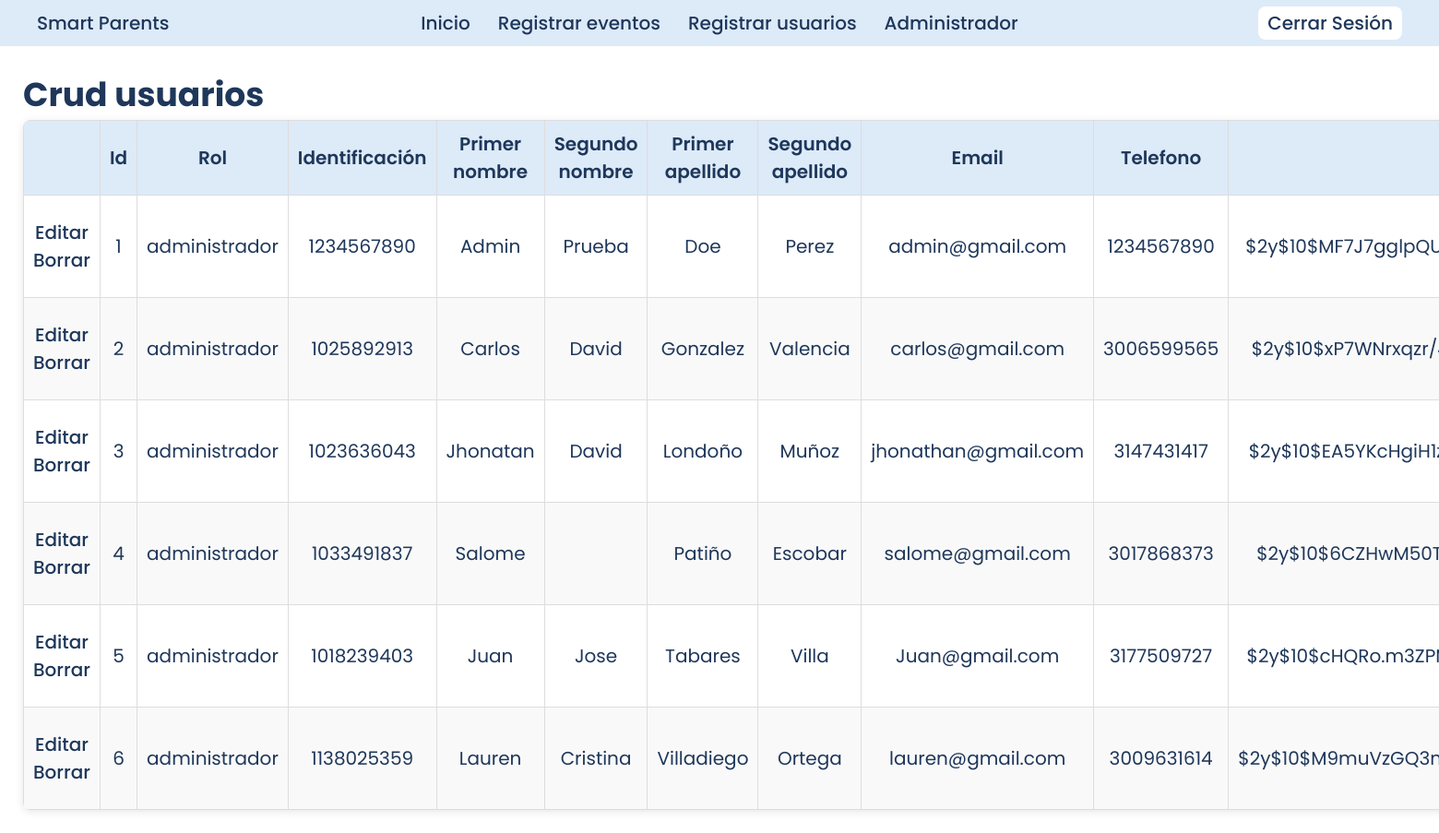
Before: /views/crud/usuarios/crud_usuarios.php (signed in) with the older database file.
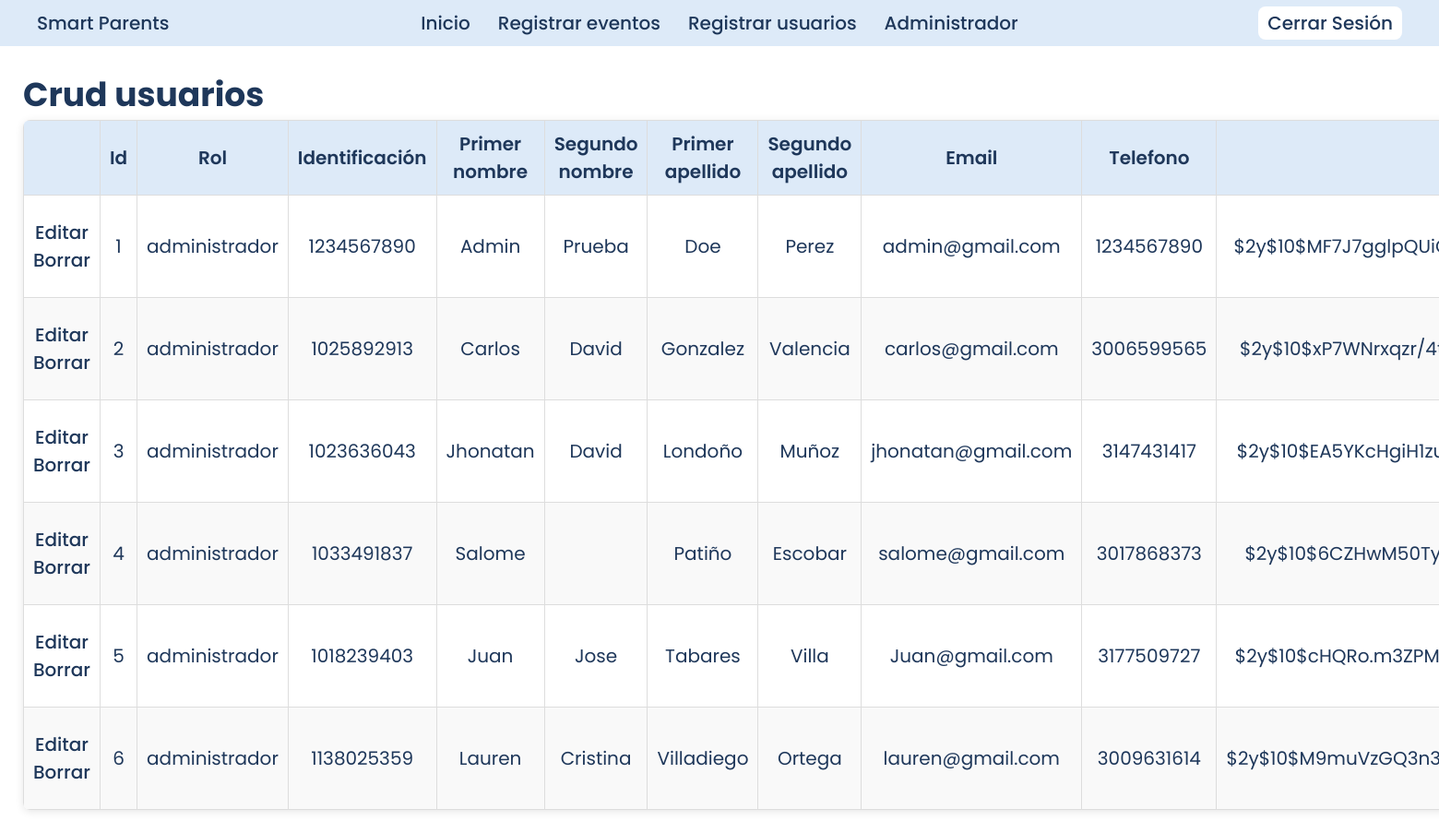
After: the same page with the newer database file.
### tables this page shows
CREATE TABLE usuarios (
    id_usuario INT AUTO_INCREMENT PRIMARY KEY,
    rol ENUM('estudiante', 'profesor', 'administrador') NOT NULL,
    identificacion VARCHAR(10) UNIQUE NOT NULL,
    nombre1 VARCHAR(30) NOT NULL,
    nombre2 VARCHAR(30) NULL,
    apellido1 VARCHAR(30) NOT NULL,
    apellido2 VARCHAR(30) NULL,
    email VARCHAR(100) UNIQUE NULL,
    telefono VARCHAR (10) NOT NULL,
    password VARCHAR(255) NOT NULL,
    asignatura ENUM('Administración', 'Matematicas', 'Español', 'Quimica', 'C.Sociales') NULL,
    created_at TIMESTAMP DEFAULT CURRENT_TIMESTAMP,
    updated_at TIMESTAMP DEFAULT CURRENT_TIMESTAMP
);

### actions/usuarios/crud_usuarios.php (called while the page is built)
<?php
    include $_SERVER['DOCUMENT_ROOT'] . '/smart-parents/config/db_config.php';
    $stmt = $conexion->prepare("SELECT * FROM usuarios ORDER BY id_usuario");
    $stmt->execute();
    $resultado = $stmt->get_result();
?>

### views/crud/usuarios/crud_usuarios.php (the view, shortened to what this page needs)
<?php
    $rol = $_SESSION['rol'];
?>
<!DOCTYPE html>
<html lang="en">
<head>
    <link rel="stylesheet" href="/smart-parents/assets/css/style.css">
</head>
<body>
    <?php include $_SERVER['DOCUMENT_ROOT'] . '/smart-parents/includes/dashboard_header.php'; ?>
    <main>
        <h1>Crud usuarios</h1>
        <table class="tabla">
            <thead>
                <tr>
                    <th></th>
                    <th>Id</th>
                    <th>Rol</th>
                    <th>Identificación</th>
                    <th>Primer nombre</th>
                    <th>Segundo nombre</th>
                    <th>Primer apellido</th>
                    <th>Segundo apellido</th>
                    <th>Email</th>
                    <th>Telefono</th>
                    <th>Contraseña</th>
                </tr>
            </thead>
            <tbody>
                <?php include $_SERVER['DOCUMENT_ROOT'] . '/smart-parents/actions/usuarios/crud_usuarios.php'; ?>
                <?php while ($row = $resultado->fetch_assoc()) { ?>
                    <tr>
                        <td>
                            <a href="/smart-parents/views/crud/usuarios/editar_usuarios.php?id=<?=$row['id_usuario']?>">Editar</a>
                            <a href="/smart-parents/views/crud/usuarios/borrar_usuarios.php?id=<?=$row['id_usuario']?>">Borrar</a>
                        </td>
                        <td><?= $row['id_usuario']; ?></td>
                        <td><?= $row['rol']; ?></td>
                        <td><?= $row['identificacion']; ?></td>
                        <td><?= $row['nombre1']; ?></td>
                        <td><?= $row['nombre2']; ?></td>
                        <td><?= $row['apellido1']; ?></td>
                        <td><?= $row['apellido2']; ?></td>
                        <td><?= $row['email']; ?></td>
                        <td><?= $row['telefono']; ?></td>
                        <td><?= $row['password']; ?></td>
                    </tr>
                <?php } ?>
            </tbody>
        </table>
    </main>
</body>
</html>

### includes/dashboard_header.php
<?php
    echo
    '<header class="header">
        <div class="header_logo">
            <a href="/smart-parents/views/dashboard.php">Smart Parents</a>
        </div>
        <nav class="header_nav">
            <ul class="header_nav_list">
                <li><a href="/smart-parents/views/dashboard.php">Inicio</a></li>                     ';
                if ($rol !='estudiante') {
                    echo '<li><a href="/smart-parents/views/crud/eventos/registrar_eventos.php">Registrar eventos</a></li>   ';
                };
                if ($rol === 'administrador') {
                    echo '<li><a href="/smart-parents/views/crud/usuarios/registrar_usuarios.php">Registrar usuarios</a></li>   ';
                };
                if ($rol === 'administrador') {
                    echo '<li><a href="/smart-parents/views/crud/admin.php">Administrador</a></li>   ';
                };
        echo'</ul>
        </nav>
        <div class="header_nav_login">
            <a href="/smart-parents/actions/auth/logout.php" class="btn_secundary">Cerrar Sesión</a>
        </div>
    </header>';
?>

### assets/css/style.css (style rules this page uses)
* { padding: 0px; margin: 0px; box-sizing: border-box; }
main { margin: 25px; }
:root { --color-bg: #ffffff; --color-header: #ddeaf8; --color-btn-primary: #00abe4; --color-btn-primary-hover: #2373ff; --color-heading: #1e375a; --color-text-base: #61728e; --color-text-btn-hover: #2364d2; --color-icons: #aaccfb; --color-green: #40a02b; --color-red: #d20f39; }
.btn_secundary { background-color: var(--color-bg); color: var(--color-heading); font-size: 20px; border-radius: 8px; padding: 3px 10px; }
a { text-decoration: none; font-family: "Poppins", sans-serif; font-weight: 500; font-style: normal; color: var(--color-heading); font-size: 20px; transition: color 0.2s ease; }
h1 { font-family: "Poppins", sans-serif; font-weight: 700; font-style: normal; color: var(--color-heading); font-size: 36px; }
.header { background-color: var(--color-header); display: grid; grid-template-columns: 1fr auto 1fr; height: 50px; }
.header_logo { margin-left: 40px; display: flex; align-items: center; }
.header_nav { display: flex; align-items: center; justify-content: center; }
.header_nav_list { list-style: none; display: flex; gap: 30px; }
.header_nav_login { display: flex; justify-self: flex-end; align-self: center; margin-right: 40px; }
.tabla { width: 100%; border-collapse: collapse; font-family: Arial, sans-serif; font-size: 14px; background-color: #fff; border-radius: 8px; overflow: hidden; box-shadow: 0 2px 10px rgba(0,0,0,0.1); }
.tabla th, .tabla td { padding: 10px 10px; text-align: center; border-bottom: 1px solid ddd; border-top: 1px solid #ddd; border-right: 1px solid #ddd; border-left: 1px solid #ddd; font-family: "Poppins", sans-serif; font-weight: 400; font-style: normal; color: var(--color-heading); line-height: 30px; font-size: 20px; }
.tabla th { font-weight: 600; }
.tabla thead { background-color: var(--color-header); color: var(--color-heading); }
.tabla tbody tr { border-bottom: 1px solid #ddd; border-left: 1px solid #ddd; border-right: 1px solid #ddd; }
.tabla tbody tr:nth-child(even) { background-color: #f9f9f9; }

Changed rows visible on the page:
changed usuarios "Jhonatan": email "jhonathan@gmail.com" → "jhonatan@gmail.com"
